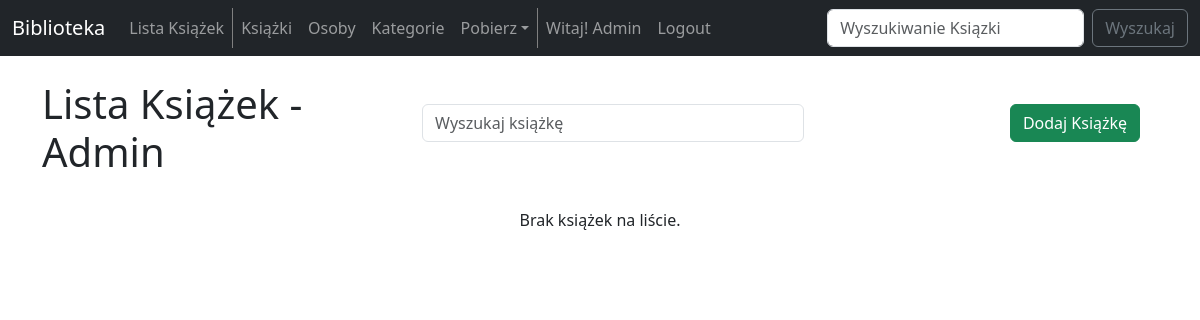
/admin_book_list/ (signed in), run on an earlier commit of the app's database.
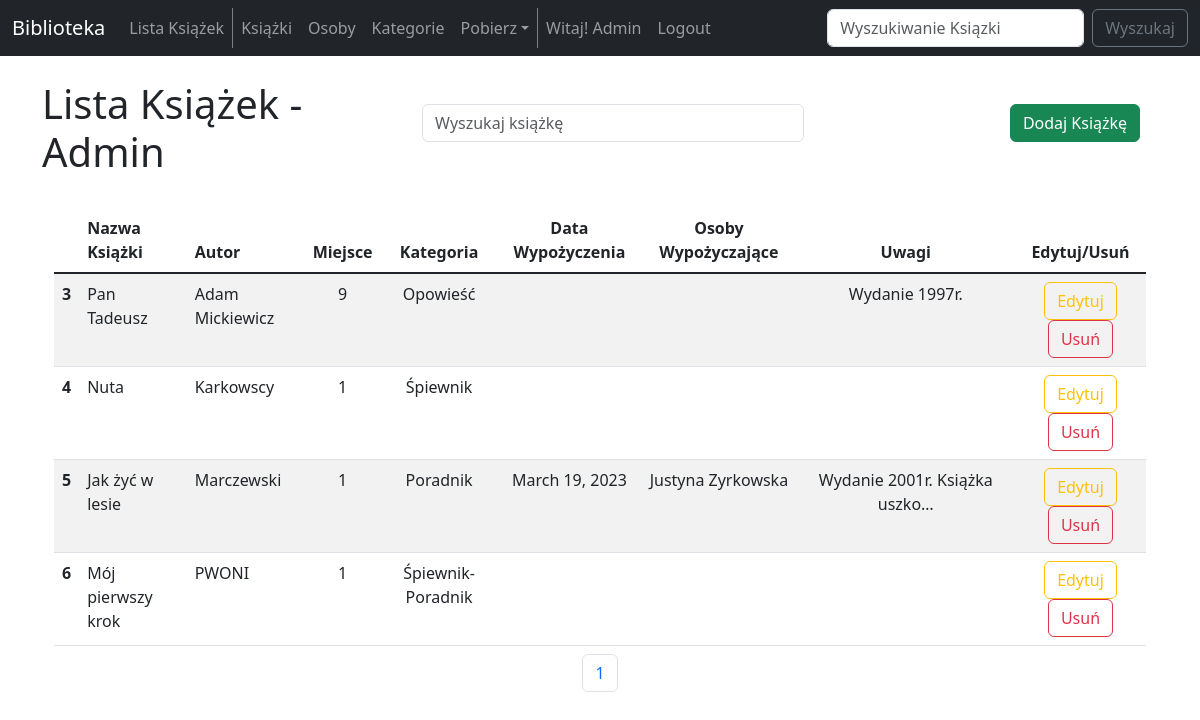
And on a later commit of the database.
### biblioteka_app/models.py (models this page shows, shortened)
class ListBook(models.Model):
    title = models.CharField(max_length=200)
    author = models.CharField(max_length=100)
    location = models.CharField(max_length=50)
    category = models.ManyToManyField(ListBookCategory)
    borrow_date = models.DateField(null=True, blank=True)
    borrower = models.ForeignKey(ListPeople, on_delete=models.SET_NULL, max_length=100, null=True, blank=True)
    notes = models.TextField(null=True, blank=True)

class ListBookCategory(models.Model):
    name = models.CharField(max_length=100)
    def __str__(self):
        return self.name

class ListPeople(models.Model):
    first_name = models.CharField(max_length=100)
    last_name = models.CharField(max_length=200)
    note = models.CharField(max_length=200, null=True, blank=True)
    contact = models.CharField(max_length=200)
    def __str__(self):
        return self.first_name + ' ' + self.last_name

### biblioteka_app/views.py (the view)
# urls.py: path('admin_book_list/', views.admin_book_list, name='admin-books-list'),
def admin_book_list(request):
    admin_books = ListBook.objects.all()
    p = Paginator(admin_books, 10)
    page = request.GET.get('page')
    list_book = p.get_page(page)
    nums = "a" * list_book.paginator.num_pages
    if request.method == "POST":
        form = ListBookForm(request.POST)
        if form.is_valid():
            form.save()
            messages.success(request, ("Książka została dodana do spisu"))
            return redirect('admin-books-list')
    else:
        form = ListBookForm
    return render(request, 'admin_books_list.html',
                {
                    'books': admin_books,
                    'form': form,
                    'list_book': list_book,
                    'nums': nums,
                })

### biblioteka_app/templates/admin_books_list.html (shortened to what the changed rows need)
{% extends 'base.html' %}
{% block content %}
    {% if user.is_authenticated %}
        <div class="row">
            <div class="col-4">
                <h1>
                    Lista Książek - Admin
                </h1>
            </div>
        </div>
        <br/>
        <div class="container text-center">
            <div class="row">
                <div class="col-12">
                    {% if books %}
                        <table class="table table-striped">
                            <thead>
                                <th scope="col"></th>
                                <th scope="col" class="text-start">Nazwa Książki</th>
                                <th scope="col" class="text-start">Autor</th>
                                <th scope="col">Miejsce</th>
                                <th scope="col">Kategoria</th>
                                <th scope="col">Data Wypożyczenia</th>
                                <th scope="col">Osoby Wypożyczające</th>
                                <th scope="col" width="20%">Uwagi</th>
                                <th scope="col" class="text-center" width="12%">Edytuj/Usuń</th>
                            </thead>
                            <tbody class="table-group-divider">
                                {% for book in list_book %}
                                    <tr>
                                        <th scope="row">{{ book.id }}</th>
                                        <td class="text-start">{{ book.title }}</td>
                                        <td class="text-start">{{ book.author }}</td>
                                        <td>{{ book.location }}</td>
                                        <td>{{ book.category.all|join:'-' }}</td>
                                        <td>
                                            {% if book.borrow_date %}
                                                {{ book.borrow_date }}
                                            {% endif %}
                                        </td>
                                        <td>
                                            {% if book.borrower %}
                                                {{ book.borrower}}
                                            {% endif %}
                                        </td>
                                        <td>{{ book.notes|truncatechars:30 }}</td>
                                        <td class="text-center">
                                            <a href="{% url 'update-book' book.id %}" class="btn btn-outline-warning" type="button">Edytuj</a>
                                            <button type="button" class="btn btn-outline-danger" data-bs-toggle="modal" data-bs-target="#bookDelete_{{book.id}}">
                                                Usuń
                                            </button>
                                        </td>
                                    </tr>
                                {% endfor %}
                            </tbody>
                            <caption>
                                <nav aria-label="Page navigation example">
                                    <ul class="pagination justify-content-center">
                                        {% for i in nums %}
                                            <li class="page-item">
                                                <a class="page-link" href="?page={{ forloop.counter }}">{{ forloop.counter }}</a>
                                            </li>
                                        {% endfor %}
                                    </ul>
                                </nav>
                            </caption>
                        </table>
                    {% else %}
                        <p> Brak książek na liście. </p>
                    {% endif %}
                </div>
            </div>
        </div>
    {% else %}
        <h3>
            Wybacz, ale musisz być zalogowany/a, aby wejść na tą stronę.
        </h3>
        <a href="{% url 'login' %}">Zaloguj się</a>
    {% endif %}
{% endblock  %}

What changed in the data, as far as the page shows it:
added ListBook: id "3", title "Pan Tadeusz", author "Adam Mickiewicz", location "9", category.all "Opowieść", notes "Wydanie 1997r."
added ListBook: id "4", title "Nuta", author "Karkowscy", location "1", category.all "Śpiewnik"
added ListBook: id "5", title "Jak żyć w lesie", author "Marczewski", location "1", category.all "Poradnik", borrow_date "March 19, 2023", borrower "Justyna Zyrkowska", notes "Wydanie 2001r. Książka uszko…"
added ListBook: id "6", title "Mój pierwszy krok", author "PWONI", location "1", category.all "Śpiewnik-Poradnik"
Also different on the page:
text no longer shown: "Brak książek na liście."
text now shown: "Nazwa Książki Autor Miejsce Kategoria Data Wypożyczenia Osoby Wypożyczające Uwagi Edytuj/Usuń"
new list line: "1"
